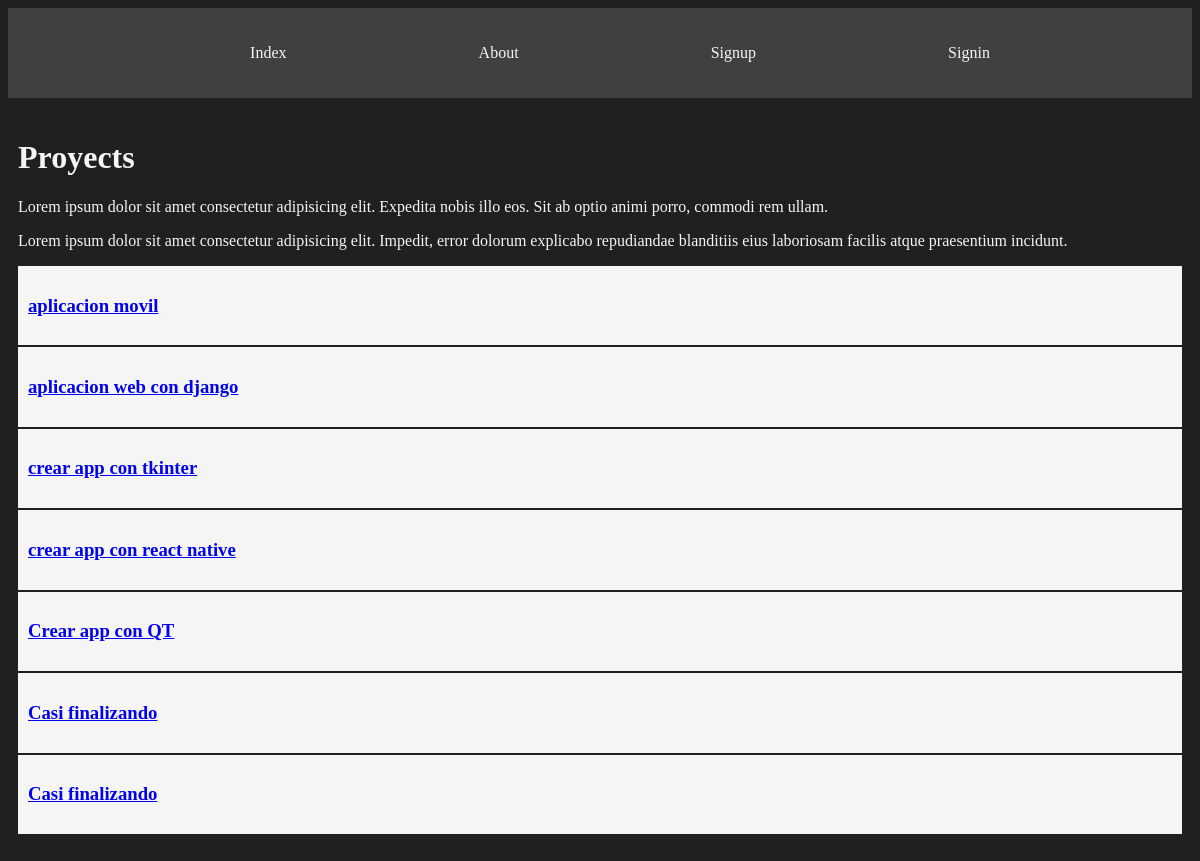
The page /proyects/ on the database as committed earlier.
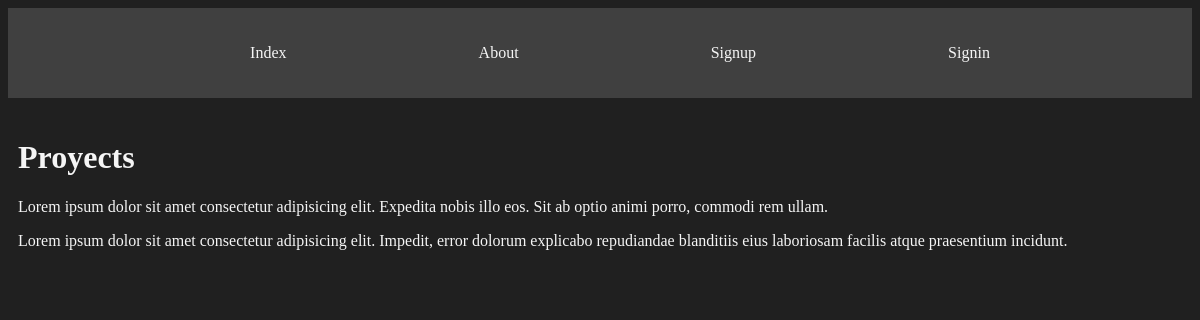
The same page on the database as committed later.
### myapp/models.py (models this page shows, shortened)
class Proyect(models.Model):
    name = models.CharField(max_length=200)

### myapp/views.py (the view)
# urls.py: path('proyects/', views.proyects, name='proyects'),
def proyects(request):
    proyects = list(Proyect.objects.values())
    return render(request, "proyects/proyects.html",
                  {"proyects": proyects})

### myapp/templates/proyects/proyects.html
    {% extends 'layouts/base.html' %}
    {% block content %}
    <h1>Proyects</h1>
    <p>Lorem ipsum dolor sit amet consectetur adipisicing elit. Expedita nobis illo eos. Sit ab optio animi porro, commodi rem ullam.</p>
    <p>Lorem ipsum dolor sit amet consectetur adipisicing elit. Impedit, error dolorum explicabo repudiandae blanditiis eius laboriosam facilis atque praesentium incidunt.</p>
    {% for proyect in proyects %}
        <article class="card">
            <a href="{% url 'proyects_detail' proyect.id %} ">
            <h3>{{proyect.name}}  </h3>
            </a>
        </article>
    {% endfor %}
    {% endblock %}

Rows that differ between the two databases and show on the page:
removed Proyect: name "aplicacion movil"
removed Proyect: name "aplicacion web con django"
removed Proyect: name "crear app con tkinter"
removed Proyect: name "crear app con react native"
removed Proyect: name "Crear app con QT"
removed Proyect: name "Casi finalizando"
removed Proyect: name "Casi finalizando"
